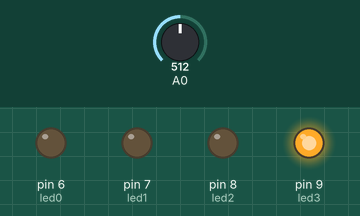
Simulated run of this sketch. Board: Arduino Uno, built with avr-gcc and run on an emulated ATmega328P. Parts: output pins drawn as LEDs (lit = HIGH). Inputs (shaded band) come from the test bench; at power-on: A0 = 512.

Above: at 1.2 s.
1.3 s: A0 set to 660
2.8 s: A0 set to 685
At 4.0 s:
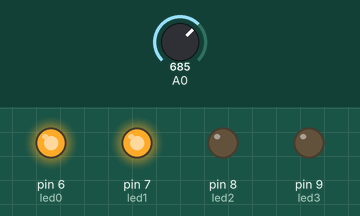
4.3 s: A0 set to 821
5.8 s: A0 set to 850
At 6.3 s:
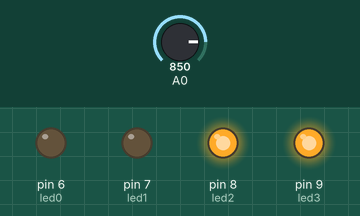
7.3 s: A0 set to 990
8.8 s: A0 set to 1018
At 9.8 s:
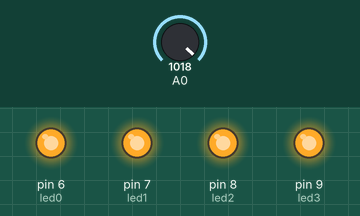
Timing chart, 0 to 11.3 s (numbered marks = the images above; inputs shaded):
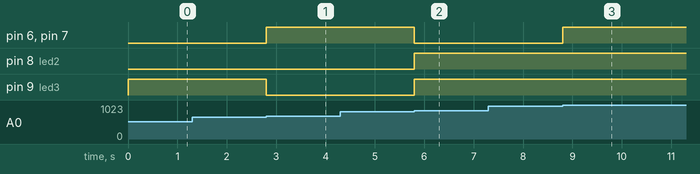

The sketch:

3_LEDS.ino
```cpp
// Definición de variables que almacenarán el modo a indicar
// por la cantidad de leds encendidos
int modo = 0;
int modo_old = 999;

// Definicion de constantes que indican los pines para cada led
const int led0 = 6;
const int led1 = 7;
const int led2 = 8;
const int led3 = 9;

void setup() {
  // Inicializamos los pines asociados a cada led
  pinMode(led0, OUTPUT);
  pinMode(led1, OUTPUT);
  pinMode(led2, OUTPUT);
  pinMode(led3, OUTPUT);
}

// Ejecucion del codigo
void loop() {
  // leemos el valor del potenciometro guardandolo en la variable "modo"
  modo = analogRead(A0);
  // asociamos el valor leido a uno de los 7 modos de operacion
  modo = map(modo, 10, 1000, 0, 6);


  // Encendemos la cantidad de leds adecuada para cada modo
  // Solo se actualiza si el modo cambia
  if (modo != modo_old) {
    modo_old = modo;
    leds(modo);
  }

}

// Funcion que cambia el led encendido para indicar el modo de operaicion de nuestra interfaz
void leds(int modo) {
  switch (modo) {
    // Si el modo es 0, sólo encendemos el primer led
    case 0:
      digitalWrite(led0, HIGH);
      digitalWrite(led1, LOW);
      digitalWrite(led2, LOW);
      digitalWrite(led3, LOW);
      delay(50);
      break;
    // Si el modo es 1, sólo encendemos el segundo led
    case 1:
      digitalWrite(led0, LOW);
      digitalWrite(led1, HIGH);
      digitalWrite(led2, LOW);
      digitalWrite(led3, LOW);
      delay(50);
      break;
    // Si el modo es 2, sólo encendemos el tercer led
    case 2:
      digitalWrite(led0, LOW);
      digitalWrite(led1, LOW);
      digitalWrite(led2, HIGH);
      digitalWrite(led3, LOW);
      delay(50);
      break;
    // Si el modo es 3, sólo encendemos el cuarto led
    case 3:
      digitalWrite(led0, LOW);
      digitalWrite(led1, LOW);
      digitalWrite(led2, LOW);
      digitalWrite(led3, HIGH);
      delay(50);
      break;
    // Si el modo es 4, encendemos los dos primeros leds
    case 4:
      digitalWrite(led0, HIGH);
      digitalWrite(led1, HIGH);
      digitalWrite(led2, LOW);
      digitalWrite(led3, LOW);
      delay(50);
      break;
    // Si el modo es 5 encendemos los dos leds finales
    case 5:
      digitalWrite(led0, LOW);
      digitalWrite(led1, LOW);
      digitalWrite(led2, HIGH);
      digitalWrite(led3, HIGH);
      delay(50);
      break;
    // Si el modo es 6, encendemos todos los leds
    case 6:
      digitalWrite(led0, HIGH);
      digitalWrite(led1, HIGH);
      digitalWrite(led2, HIGH);
      digitalWrite(led3, HIGH);
      delay(50);
      break;
  }
}
```

Measured:
- the behaviour switches between 669 and 670 on A0 (found by bisection; images 0 and 1)
- the behaviour switches between 834 and 835 on A0 (found by bisection; images 1 and 2)
- the behaviour switches between 999 and 1000 on A0 (found by bisection; images 2 and 3)
- after the input at 1.3 s, every drawn part: stays the same
- after the input at 2.8 s, pin 6 (led0), pin 7 (led1): LOW → HIGH at once; pin 9 (led3): HIGH → LOW at once
- after the input at 4.3 s, every drawn part: stays the same
- after the input at 5.8 s, pin 6 (led0), pin 7 (led1): HIGH → LOW at once; pin 8 (led2), pin 9 (led3): LOW → HIGH at once
- after the input at 7.3 s, every drawn part: stays the same
- after the input at 8.8 s, pin 6 (led0), pin 7 (led1): LOW → HIGH at once
